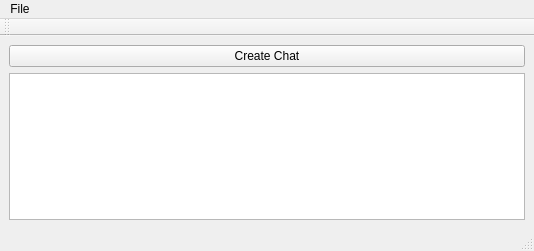
<?xml version="1.0" encoding="UTF-8"?>
<ui version="4.0">
 <class>MainWindow</class>
 <widget class="QMainWindow" name="MainWindow">
  <property name="geometry">
   <rect>
    <x>0</x>
    <y>0</y>
    <width>534</width>
    <height>251</height>
   </rect>
  </property>
  <property name="windowTitle">
   <string>Yappari</string>
  </property>
  <widget class="QWidget" name="centralwidget">
   <layout class="QGridLayout" name="gridLayout">
    <item row="0" column="0">
     <widget class="QPushButton" name="createChatButton">
      <property name="text">
       <string>Create Chat</string>
      </property>
     </widget>
    </item>
    <item row="1" column="0">
     <widget class="QListView" name="listView">
      <property name="layoutDirection">
       <enum>Qt::LeftToRight</enum>
      </property>
     </widget>
    </item>
   </layout>
  </widget>
  <widget class="QMenuBar" name="menubar">
   <property name="geometry">
    <rect>
     <x>0</x>
     <y>0</y>
     <width>534</width>
     <height>25</height>
    </rect>
   </property>
   <widget class="QMenu" name="menuFile">
    <property name="title">
     <string>File</string>
    </property>
    <addaction name="actionSettings"/>
    <addaction name="actionStatus"/>
    <addaction name="actionChangeUserName"/>
    <addaction name="actionSync"/>
    <addaction name="actionDonate"/>
    <addaction name="actionAbout"/>
    <addaction name="actionQuit"/>
   </widget>
   <addaction name="menuFile"/>
  </widget>
  <widget class="QStatusBar" name="statusbar"/>
  <widget class="QToolBar" name="toolBar">
   <property name="windowTitle">
    <string>toolBar</string>
   </property>
   <attribute name="toolBarArea">
    <enum>TopToolBarArea</enum>
   </attribute>
   <attribute name="toolBarBreak">
    <bool>false</bool>
   </attribute>
  </widget>
  <action name="actionQuit">
   <property name="text">
    <string>Quit</string>
   </property>
  </action>
  <action name="actionAbout">
   <property name="text">
    <string>About</string>
   </property>
  </action>
  <action name="actionDonate">
   <property name="text">
    <string>Donate</string>
   </property>
  </action>
  <action name="actionStatus">
   <property name="text">
    <string>Status</string>
   </property>
  </action>
  <action name="actionSync">
   <property name="text">
    <string>Sync Now</string>
   </property>
  </action>
  <action name="actionChangeUserName">
   <property name="text">
    <string>Change Name</string>
   </property>
  </action>
  <action name="actionSettings">
   <property name="text">
    <string>Settings</string>
   </property>
  </action>
 </widget>
 <resources/>
 <connections/>
</ui>
